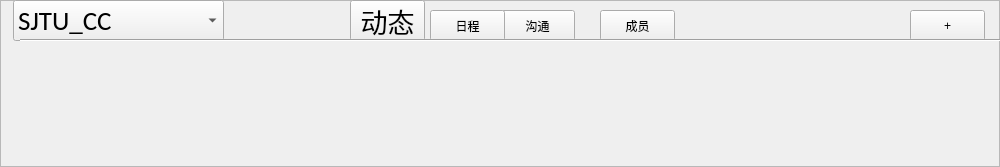
<?xml version="1.0" encoding="UTF-8"?>
<ui version="4.0">
 <class>Frame</class>
 <widget class="QFrame" name="Frame">
  <property name="geometry">
   <rect>
    <x>0</x>
    <y>0</y>
    <width>1000</width>
    <height>167</height>
   </rect>
  </property>
  <property name="mouseTracking">
   <bool>false</bool>
  </property>
  <property name="windowTitle">
   <string>Frame</string>
  </property>
  <property name="frameShape">
   <enum>QFrame::StyledPanel</enum>
  </property>
  <property name="frameShadow">
   <enum>QFrame::Raised</enum>
  </property>
  <widget class="QPushButton" name="btn3">
   <property name="geometry">
    <rect>
     <x>500</x>
     <y>10</y>
     <width>75</width>
     <height>31</height>
    </rect>
   </property>
   <property name="text">
    <string>沟通</string>
   </property>
  </widget>
  <widget class="QComboBox" name="cbx">
   <property name="geometry">
    <rect>
     <x>13</x>
     <y>0</y>
     <width>211</width>
     <height>41</height>
    </rect>
   </property>
   <property name="font">
    <font>
     <family>Calibri</family>
     <pointsize>20</pointsize>
    </font>
   </property>
   <item>
    <property name="text">
     <string>SJTU_CC</string>
    </property>
   </item>
   <item>
    <property name="text">
     <string>退出</string>
    </property>
   </item>
  </widget>
  <widget class="QPushButton" name="btn1">
   <property name="geometry">
    <rect>
     <x>350</x>
     <y>0</y>
     <width>75</width>
     <height>41</height>
    </rect>
   </property>
   <property name="font">
    <font>
     <family>宋体</family>
     <pointsize>20</pointsize>
    </font>
   </property>
   <property name="text">
    <string>动态</string>
   </property>
  </widget>
  <widget class="QPushButton" name="btn2">
   <property name="geometry">
    <rect>
     <x>430</x>
     <y>10</y>
     <width>75</width>
     <height>31</height>
    </rect>
   </property>
   <property name="text">
    <string>日程</string>
   </property>
  </widget>
  <widget class="QPushButton" name="btn4">
   <property name="geometry">
    <rect>
     <x>600</x>
     <y>10</y>
     <width>75</width>
     <height>31</height>
    </rect>
   </property>
   <property name="text">
    <string>成员</string>
   </property>
  </widget>
  <widget class="QPushButton" name="btn5_2">
   <property name="geometry">
    <rect>
     <x>910</x>
     <y>10</y>
     <width>75</width>
     <height>31</height>
    </rect>
   </property>
   <property name="text">
    <string>+</string>
   </property>
  </widget>
  <widget class="Line" name="line">
   <property name="geometry">
    <rect>
     <x>20</x>
     <y>30</y>
     <width>981</width>
     <height>20</height>
    </rect>
   </property>
   <property name="orientation">
    <enum>Qt::Horizontal</enum>
   </property>
  </widget>
 </widget>
 <resources/>
 <connections/>
</ui>
